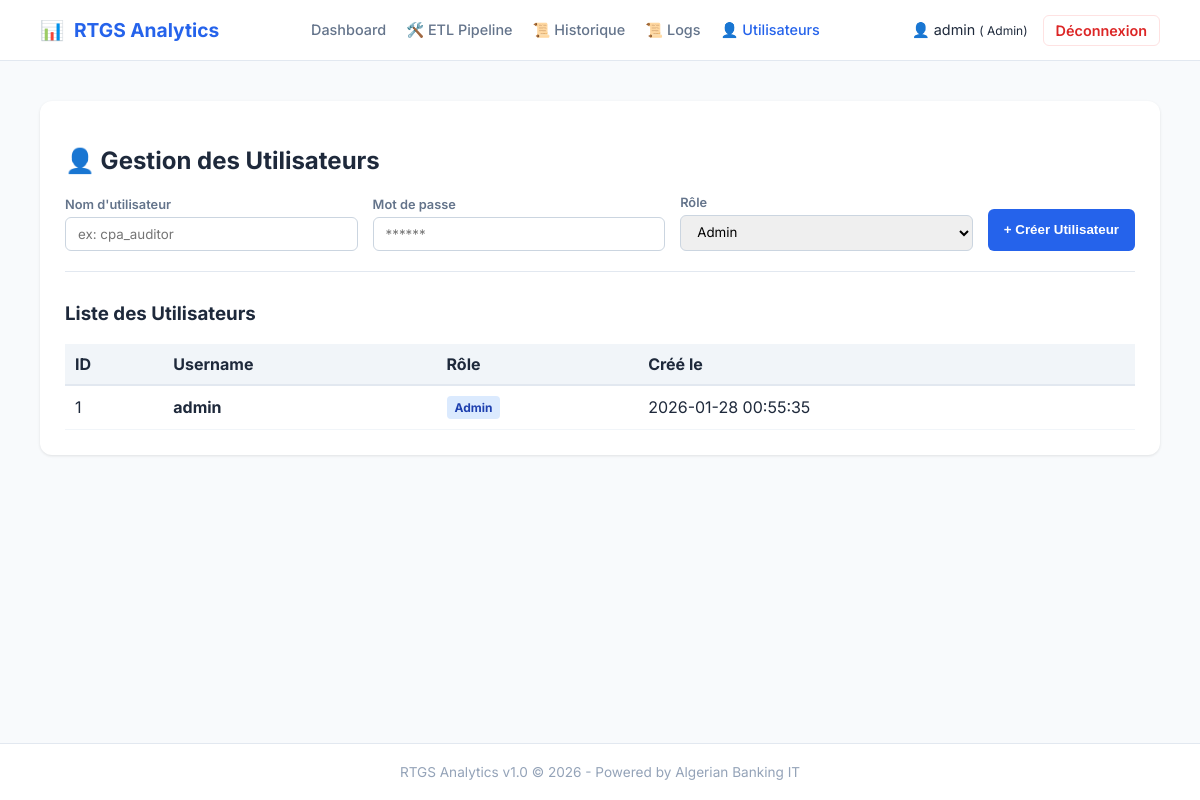
The page /index.php?action=admin_users (signed in) on the database its author committed.
### tables this page shows
CREATE TABLE IF NOT EXISTS `users` (
  `id` int NOT NULL AUTO_INCREMENT,
  `username` varchar(50) NOT NULL,
  `password_hash` varchar(255) NOT NULL,
  `role_id` int NOT NULL,
  `created_at` timestamp NOT NULL DEFAULT CURRENT_TIMESTAMP,
  PRIMARY KEY (`id`),
  UNIQUE KEY `username` (`username`),
  KEY `role_id` (`role_id`),
  CONSTRAINT `users_ibfk_1` FOREIGN KEY (`role_id`) REFERENCES `roles` (`id`)
);

CREATE TABLE IF NOT EXISTS `roles` (
  `id` int NOT NULL AUTO_INCREMENT,
  `name` varchar(50) NOT NULL,
  PRIMARY KEY (`id`),
  UNIQUE KEY `name` (`name`)
);

### src/Auth.php (called while the page is built, shortened)
<?php
class Auth
{
    private $pdo;
    public function __construct($pdo, $logger = null)
    {
        $this->pdo = $pdo;
    }
    public function getRoles()
    {
        $stmt = $this->pdo->query("SELECT * FROM roles");
        return $stmt->fetchAll();
    }
    public function getAllUsers()
    {
        $stmt = $this->pdo->query("SELECT u.id, u.username, u.created_at, r.name as role_name FROM users u JOIN roles r ON u.role_id = r.id");
        return $stmt->fetchAll();
    }
}
?>

### templates/admin_users.php (the view, shortened to what this page needs)
<?php
require_once __DIR__ . '/header.php';
?>
<div class="card">
    <h2>👤 Gestion des Utilisateurs</h2>
    <form method="POST" action="index.php?action=admin_users"
        style="display:grid; grid-template-columns: 1fr 1fr 1fr auto; gap:15px; align-items:end; margin-bottom:30px; padding-bottom:20px; border-bottom:1px solid #e2e8f0;">
        <div class="form-g">
            <label>Nom d'utilisateur</label>
            <input type="text" name="username" class="form-control" required placeholder="ex: cpa_auditor">
        </div>
        <div class="form-g">
            <label>Mot de passe</label>
            <input type="password" name="password" class="form-control" required placeholder="******">
        </div>
        <div class="form-g">
            <label>Rôle</label>
            <select name="role_id" class="form-control" required>
                <?php foreach ($roles as $r): ?>
                    <option value="<?= $r['id'] ?>">
                        <?= htmlspecialchars($r['name']) ?>
                    </option>
                <?php endforeach; ?>
            </select>
        </div>
        <div class="form-g">
            <button type="submit" class="btn" style="height:42px;">+ Créer Utilisateur</button>
        </div>
    </form>
    <h3>Liste des Utilisateurs</h3>
    <table style="width:100%; border-collapse:collapse; text-align:left;">
        <thead style="background:#f1f5f9; border-bottom:2px solid #e2e8f0;">
            <tr>
                <th style="padding:10px;">ID</th>
                <th style="padding:10px;">Username</th>
                <th style="padding:10px;">Rôle</th>
                <th style="padding:10px;">Créé le</th>
            </tr>
        </thead>
        <tbody>
            <?php foreach ($usersList as $u): ?>
                <tr style="border-bottom:1px solid #f1f5f9;">
                    <td style="padding:10px;">
                        <?= $u['id'] ?>
                    </td>
                    <td style="padding:10px; font-weight:bold;">
                        <?= htmlspecialchars($u['username']) ?>
                    </td>
                    <td style="padding:10px;">
                        <span class="tag tag-blue">
                            <?= htmlspecialchars($u['role_name']) ?>
                        </span>
                    </td>
                    <td style="padding:10px;">
                        <?= $u['created_at'] ?>
                    </td>
                </tr>
            <?php endforeach; ?>
        </tbody>
    </table>
</div>
<?php require_once __DIR__ . '/footer.php'; ?>

### templates/header.php (style rules this page uses)
:root { --primary: #2563eb; --bg: #f8fafc; --surface: #ffffff; --text: #1e293b; }
body { font-family: 'Inter', sans-serif; background: var(--bg); color: var(--text); margin: 0; display: flex; flex-direction: column; min-height: 100vh; }
.card { background: var(--surface); border-radius: 12px; padding: 25px; box-shadow: 0 1px 3px rgba(0, 0, 0, 0.1); margin-bottom: 25px; }
.form-g { display: flex; flex-direction: column; gap: 5px; }
.form-g label { font-size: 0.8rem; font-weight: 600; color: #64748b; }
.form-control { padding: 8px 12px; border: 1px solid #cbd5e0; border-radius: 6px; font-family: inherit; }
.btn { padding: 8px 16px; border-radius: 6px; border: none; font-weight: 600; cursor: pointer; color: white; background: var(--primary); }
.tag { padding: 4px 8px; border-radius: 4px; font-size: 0.75rem; font-weight: 700; display: inline-block; }
.tag-blue { background: #dbeafe; color: #1e40af; }

### rows shown on the page
users: id "1", username "admin", role.name "Admin", created_at "2026-01-28 00:55:35"

### other values the page prints
$_SESSION['username'] "admin"
$_SESSION['role'] "Admin"
form field role_id "Admin"
